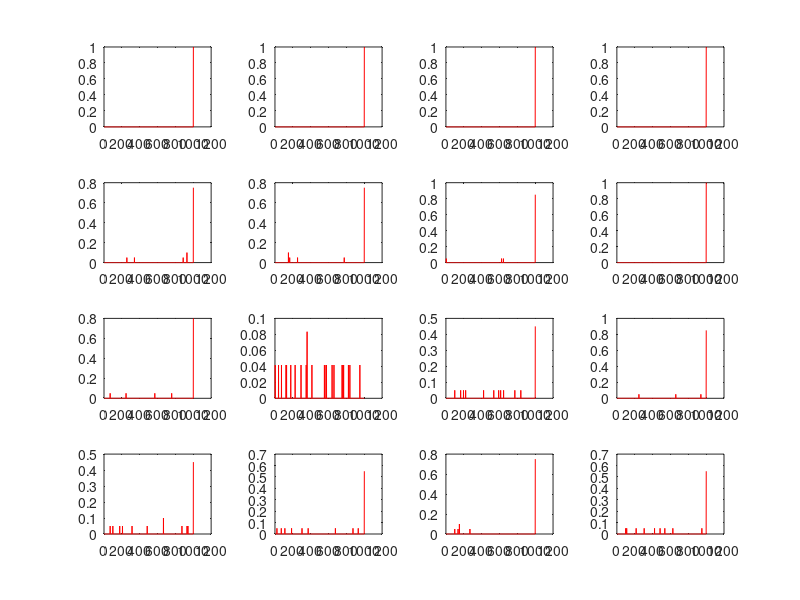

Recreate this plot in MATLAB.

grid_num = 0;
feat_dim = 0;

fid = fopen('spm0.txt');
A = fscanf(fid, ['%d' '%d'], 2);
grid_num = A(1,1);
feat_dim = A(2,1);

spm = zeros(grid_num, feat_dim);

for i=1:grid_num
    for j=1:feat_dim
        spm(i,j) = fscanf(fid, '%f', 1);
    end
end

fclose(fid);


% show histogram
figure(1);
for i=1:16
    subplot(4,4,i)
    plot(1:feat_dim, spm(i,:), 'r-')
end
